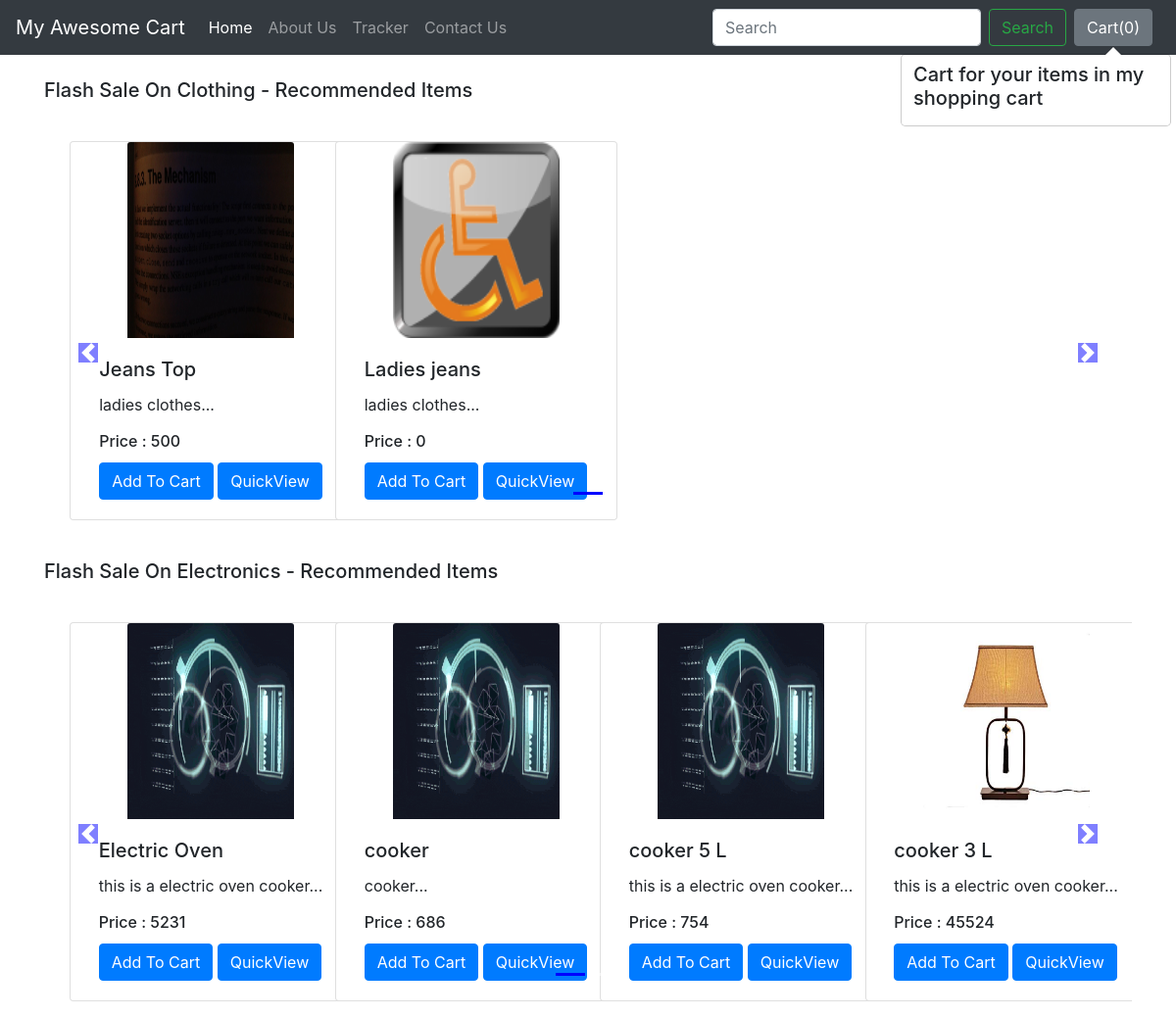
The app's page /shop/ with its own data.
### shop/models.py (models this page shows, shortened)
class Product(models.Model):
    product_id = models.AutoField
    product_name = models.CharField(max_length=50)
    category = models.CharField(max_length=50, default="")
    subcategory = models.CharField(max_length=50, default="")
    price = models.IntegerField(default=0)
    desc = models.CharField(max_length=300)
    pub_date = models.DateField()
    image = models.ImageField(upload_to='shop/images', default="")

### shop/views.py (the view)
# urls.py: path('', views.index,name="blogHome"),
def index(request):
    products= Product.objects.all()
    allProds=[]
    catprods= Product.objects.values('category', 'id')
    cats= {item["category"] for item in catprods}
    for cat in cats:
        prod=Product.objects.filter(category=cat)
        n = len(prod)
        nSlides = n // 4 + ceil((n / 4) - (n // 4))
        allProds.append([prod, range(1, nSlides), nSlides])
    params={'allProds':allProds }
    return render(request,"shop/index.html", params)

### shop/templates/shop/index.html (shortened to what this page needs)
{% extends 'shop/basic.html' %}
{% block body %}
{% load static %}
<div class="container">
    {% for product, range, nSlides in allProds %}
    <h5 class="my-4">Flash Sale On {{product.0.category}} - Recommended Items</h5>
    <div class="row">
        <div id="demo{{forloop.counter}}" class="col carousel slide my-3" data-ride="carousel">
            <ul class="carousel-indicators">
                <li data-target="#demo{{forloop.counter}}" data-slide-to="0" class="active"></li>
                {% for i in range %}
                <li data-target="#demo{{forloop.parentloop.counter}}" data-slide-to="{{i}}"></li>
                {% endfor %}
            </ul>
            <div class="container carousel-inner no-padding">
                <div class="carousel-item active">
                    {% for i in product %}
                    <div class="col-xs-3 col-sm-3 col-md-3">
                        <div class="card align-items-center" style="width: 18rem;">
                            <img src='/media/{{i.image}}' class="card-img-top" alt="...">
                            <div class="card-body">
                                <h5 class="card-title" id="namepr{{i.id}}">{{i.product_name}}</h5>
                                <p class="card-text">{{i.desc|slice:"0:53"}}...</p>
                                <h6 class="card-title" >Price : <span id="pricepr{{i.id}}">{{i.price}}</span></h6>
                                <span id="divpr{{i.id}}" class="divpr">
                                    <button id="pr{{i.id}}" class="btn btn-primary cart">Add To Cart</button>
                                </span>
                                <a href="/shop/products/{{i.id}}"><button id="qv{{i.id}}" class="btn btn-primary cart">QuickView</button></a>
                            </div>
                        </div>
                    </div>
                    {% if forloop.counter|divisibleby:4 and forloop.counter > 0 and not forloop.last %}
                </div>
                <div class="carousel-item">
                    {% endif %}
                    {% endfor %}
                </div>
            </div>
        </div>
        <a class="carousel-control-prev" href="#demo{{forloop.counter}}" data-slide="prev">
            <span class="carousel-control-prev-icon"></span>
        </a>
        <a class="carousel-control-next" href="#demo{{forloop.counter}}" data-slide="next">
            <span class="carousel-control-next-icon"></span>
        </a>
    </div>
    {% endfor %}
</div>
{% endblock %}

### shop/templates/shop/basic.html (shortened to what this page needs)
<!doctype html>
<html lang="en">
  <head>
    <link rel="stylesheet" href="https://stackpath.bootstrapcdn.com/bootstrap/4.2.1/css/bootstrap.min.css">
  </head>
  <body>
    <nav class="navbar navbar-expand-lg navbar-dark bg-dark">
  <a class="navbar-brand" href="/shop">My Awesome Cart</a>
  <div class="collapse navbar-collapse" id="navbarSupportedContent">
    <ul class="navbar-nav mr-auto">
      <li class="nav-item active">
        <a class="nav-link" href="/shop">Home <span class="sr-only">(current)</span></a>
      </li>
      <li class="nav-item">
        <a class="nav-link" href="/shop/about">About Us</a>
      </li>
      <li class="nav-item">
        <a class="nav-link" href="/shop/tracker">Tracker</a>
      </li>
      <li class="nav-item">
        <a class="nav-link" href="/shop/contact">Contact Us</a>
      </li>
    </ul>
    <form class="form-inline my-2 my-lg-0">
      <input class="form-control mr-sm-2" type="search" placeholder="Search" aria-label="Search">
      <button class="btn btn-outline-success my-2 my-sm-0" type="submit">Search</button>
    </form>
    <button type="button" class="btn btn-secondary mx-2" id="popcart" data-container="body" data-toggle="popover" data-placement="bottom" data-html="true" data-content="Vivamus
sagittis lacus vel augue laoreet rutrum faucibus.">
  Cart(<span id="cart">0</span>)
</button>
  </div>
</nav>
  {% block body %} {% endblock %}
  </body>
</html>

### records on screen
Product: category "Clothing", image (picture), product_name "Jeans Top", desc "ladies clothes", price "500"
Product: image (picture), product_name "Ladies jeans", desc "ladies clothes", price "0"
Product: category "Electronics", image (picture), product_name "Electric Oven", desc "this is a electric oven cooker", price "5231"
Product: image (picture), product_name "cooker", desc "cooker", price "686"
Product: image (picture), product_name "cooker 5 L", desc "this is a electric oven cooker", price "754"
Product: image (picture), product_name "cooker 3 L", desc "this is a electric oven cooker", price "45524"
